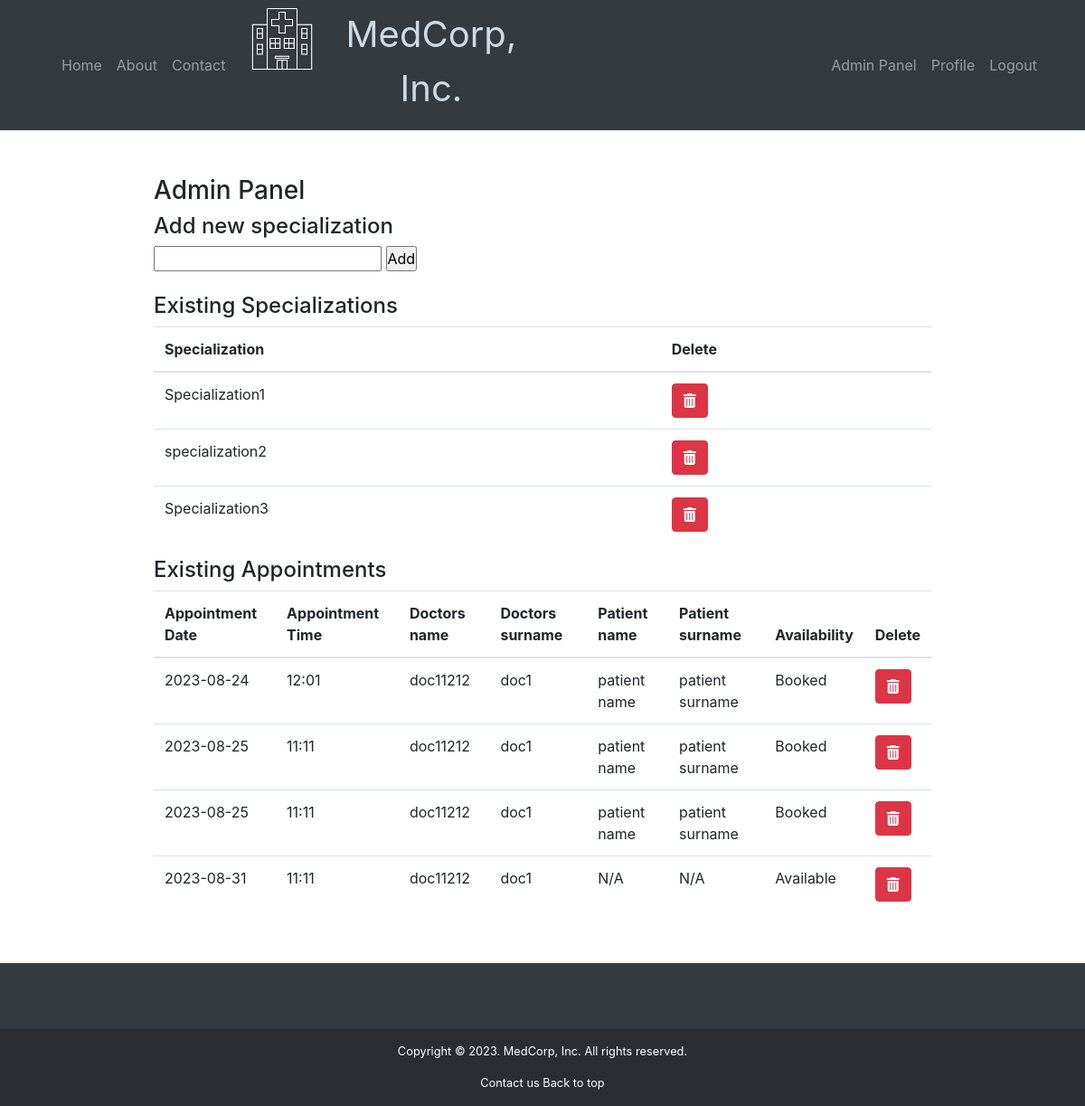
The page /adminpanel/content (signed in) on the database its author committed.
### library/db/models.py (models this page shows, shortened)
class Specializations(db.Model):
    __tablename__ = 'specializations'
    _id = db.Column(db.Integer, primary_key=True)
    specialization = db.Column(db.String(500), nullable=False)

class Appointment(db.Model):
    __tablename__ = 'appointment'
    app_id = db.Column(db.Integer, primary_key=True, autoincrement=True)
    app_date = db.Column(db.Text, nullable=False)
    app_time = db.Column(db.Text, nullable=False)
    availability = db.Column(db.Boolean, nullable=False, default=True)
    patient_id = db.Column(db.Integer, db.ForeignKey("profile._id"))
    doctor_id = db.Column(db.Integer)
    createdDate = db.Column(db.DateTime,
                            default=datetime.utcnow, nullable=False)
    recommendations = db.Column(db.Text)
    profile = db.relationship("Profile", uselist=False)

class Profile(db.Model):
    __tablename__ = 'profile'
    _id = db.Column(db.Integer, primary_key=True, autoincrement=True)
    name = db.Column(db.String(100), unique=False)
    surname = db.Column(db.String(100), unique=False)
    birthdate = db.Column(db.DateTime, unique=False)
    gender = db.Column(db.String(10))
    email = db.Column(db.String(100), unique=True)
    telephone = db.Column(db.Integer, unique=False)
    insurance = db.Column(db.Boolean)
    userid = db.Column(db.Integer, db.ForeignKey("user._id"), nullable=False, unique=True)
    createdDate = db.Column(db.DateTime,
                            default=datetime.utcnow, nullable=False)
    user = db.relationship("User", uselist=False, cascade="delete")

### library/routes/admin.py (the view, shortened to what this page needs)
@admin.route("/adminpanel/content", methods=["GET", "POST"])
@login_required
def content():
    form = AddSpecialization()
    specializations = Specializations.query.all()
    appointments = Appointment.query.all()
    appointment = Appointment.query.first()
    if appointment.doctor_id:
        doctor_profile = Profile.query.filter_by(
            userid=appointment.doctor_id).first()
    else:
        doctor_profile = None
    display = Appointment.query.filter_by(
        patient_id=current_user._id).all()
    display_doctor = []
    return render_template("admin/content.html", form=form,
                           specializations=specializations,
                           appointments=appointments, doctor_profile=doctor_profile)

### library/db/forms.py
class AddSpecialization(FlaskForm):
    specialization = StringField("Specialization", validators=[DataRequired()])
    submit = SubmitField("Add")

### library/app.py (called while the page is built)
def create_app():
    app = Flask(__name__)
    app.config["SECRET_KEY"] = os.environ.get(
        "SECRET_KEY", "c544081efca90d112b80ff0ce139dd98")
    app.config['SQLALCHEMY_DATABASE_URI'] = 'sqlite:///test.db'
    migrate.init_app(app, db)
    db.init_app(app)
    with app.app_context():
        db.create_all()
    app.register_blueprint(pages)
    app.register_blueprint(authorize)
    app.register_blueprint(doctor)
    app.register_blueprint(admin)
    login_manager = LoginManager()
    login_manager.init_app(app)
    login_manager.login_view = "authorize.login"
    @login_manager.user_loader
    def load_user(user_id):
        return User.query.get(int(user_id))
    return app

### library/templates/admin/content.html (shortened to what this page needs)
{% extends 'layout.html' %}
{% block main_content %}
<h3> Admin Panel </h3>
{% if current_user.isAdmin %}
<h4> Add new specialization </h4>
<form method="POST">
    {{ form.specialization }}
    {{ form.submit }}
</form>
<br>
<h4> Existing Specializations </h4>
<table class="table">
    <thead>
        <tr>
            <th> Specialization </th>
            <th> Delete </th>
        </tr>
    </thead>
    <tbody>
        {% for spec in specializations %}
        <tr>
            <td> {{ spec.specialization }} </td>
            <td> <a href="{{ url_for('admin.delete_spec', spec_id=spec._id) }}" class="btn btn-danger"><i
                        class="fas fa-trash-alt"></i></a> </td>
        </tr>
        {% endfor %}
    </tbody>
</table>
<h4> Existing Appointments </h4>
<table class="table">
    <thead>
        <tr>
            <th> Appointment Date</th>
            <th> Appointment Time</th>
            <th> Doctors name</th>
            <th> Doctors surname</th>
            <th> Patient name </th>
            <th> Patient surname</th>
            <th> Availability</th>
            <th> Delete </th>
        </tr>
    </thead>
    <tbody>
        {% for app in appointments %}
        <tr>
            <td> {{ app.app_date }} </td>
            <td> {{ app.app_time }} </td>
            {% if doctor_profile %}
            <td>{{ doctor_profile.name }}</td>
            <td>{{ doctor_profile.surname }}</td>
            {% else %}
            <td>N/A</td>
            <td>N/A</td>
            {% endif %}
            {% if app.patient_id %}
            <td>{{ app.profile.name }}</td>
            <td>{{ app.profile.surname }}</td>
            {% else %}
            <td>N/A</td>
            <td>N/A</td>
            {% endif %}
            <td>{{ "Available" if app.availability else "Booked" }}</td>
            <td> <a href="{{ url_for('pages.delete_app', app_id=app.app_id) }}" class="btn btn-danger"><i class="fas fa-trash-alt"></i></a> </td>
        </tr>
        {% endfor %}
    </tbody>
</table>
{% else %}
<p>You do not have permission to access the Admin Panel.</p>
{% endif %}
{% endblock %}

### library/static/css/main.css (style rules this page uses)
*, *::before, *::after { box-sizing: border-box; margin: 0; padding: 0; }
html, body { height: 100%; width: 100%; margin: 0; display: table; }

### rows shown on the page
Specializations: specialization "Specialization1"
Specializations: specialization "specialization2"
Specializations: specialization "Specialization3"
Appointment: app_date "2023-08-24", app_time "12:01", profile.name "patient name", profile.surname "patient surname", availability "Booked"
Profile: name "doc11212", surname "doc1"
Appointment: app_date "2023-08-25", app_time "11:11", profile.name "patient name", profile.surname "patient surname", availability "Booked"
Appointment: app_date "2023-08-25", app_time "11:11", profile.name "patient name", profile.surname "patient surname", availability "Booked"
Appointment: app_date "2023-08-31", app_time "11:11", shows "N/A", availability "Available"
